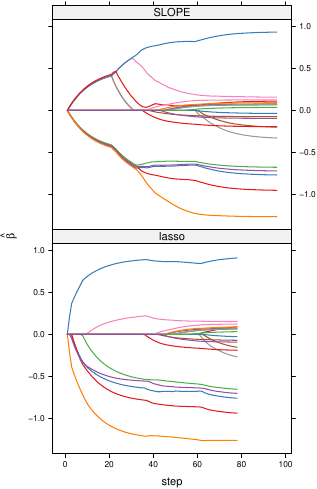

R code for this plot:
library(glmnet)
library(SLOPE)
library(tidyverse)
library(lattice)
library(latticeExtra)
library(tactile)

thm <- tactile::tactile.theme(c(8, 4))

p <- 20
n <- 100

Sigma <- matrix(0, p, p)

rho <- 0.9

Sigma[1:5, 1:5] <- rho
Sigma[6:10, 6:10] <- rho
Sigma[1:5, 6:10] <- -rho
Sigma[6:10, 1:5] <- -rho

diag(Sigma) <- 1

x <- mvtnorm::rmvnorm(n, sigma = Sigma)

beta <- double(p)
beta[1:5] <- 1
beta[1:5] <- -1
beta[11:20] <- 0.01

y <- x %*% beta + rnorm(n)

slope_fit <- SLOPE(x, y, lambda = "bh", path_length = 100, scale = "sd")
lasso_fit <- glmnet(x, y)

s <- coef(slope_fit)[-1, ]
l <- coef(lasso_fit)[-1, ]
d <- tidyr::pivot_longer(tibble::as_tibble(as.matrix(l)), everything())

d <- data.frame(beta = c(as.double(l), as.double(s)),
                var = rep(1:p, times = ncol(l) + ncol(s)),
                pen = c(rep(1:ncol(l), each = p), rep(1:ncol(s), each = p)),
                mod = rep(c("lasso", "SLOPE"), times = c(ncol(l)*p, ncol(s)*p)))
nm <- "figures/grouping-effect.pdf"
pdf(nm, width = 3.3, height = 5)
trellis.par.set(thm)
xyplot(beta ~ pen | mod, groups = var, data = d, type = "l",
       xlab = "step",
       layout = c(1, 2), ylab = expression(hat(beta)))
dev.off()
knitr::plot_crop(nm)

#plot(slope_fit)

#plot(lasso_fit)


cols <- colorRampPalette(RColorBrewer::brewer.pal(11, "RdBu"), interpolate = "spline")(99)
cols <- cols[15:85]
cols[50] <- "white"

pdf("figures/grouping-effect-sigma.pdf", width = 3, height = 3)
trellis.par.set(thm)
levelplot(Sigma, col.regions = cols, xlab = expression(Sigma), ylab = expression(Sigma))
dev.off()
knitr::plot_crop("figures/grouping-effect-sigma.pdf")
